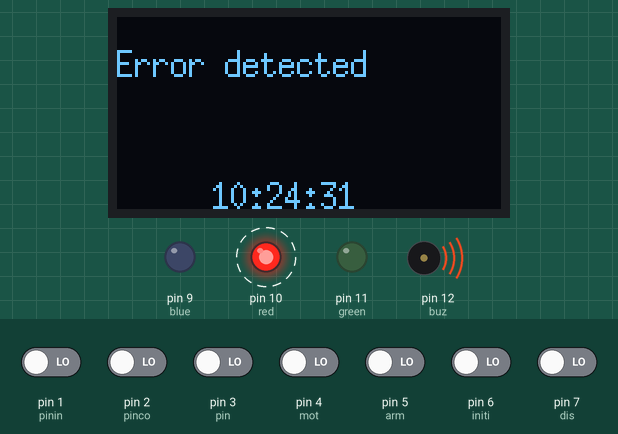
Simulated run of this sketch. Board: Arduino Uno, built with avr-gcc and run on an emulated ATmega328P. On the bench: 128×64 one-colour display, output pins drawn as LEDs (lit = HIGH), buzzer (waves = sounding). Dashed ring = blinking. The inputs (shaded band) are chosen by the test bench; at power-on: pin 1 (pinin), pin 2 (pinco), pin 3 (pin), pin 4 (mot), pin 5 (arm), pin 6 (initi), pin 7 (dis) LOW. The local clock reads 2024-03-15 10:24:30 at power-on unless the sketch sets it.

Above: at 1.4 s.
1.5 s: pin 3 (pin) driven HIGH
At 3.4 s:
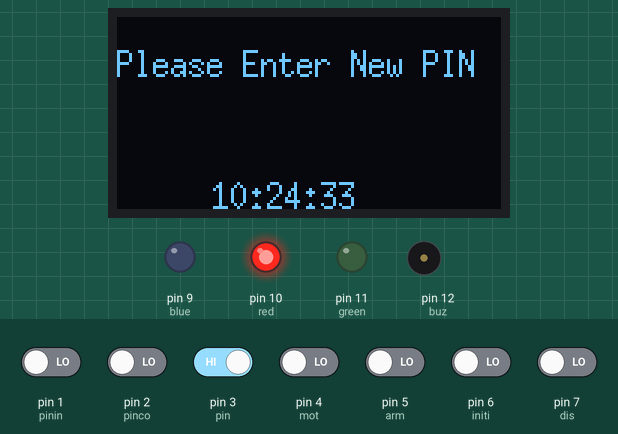
4.5 s: pin 2 (pinco) driven HIGH
At 4.9 s:
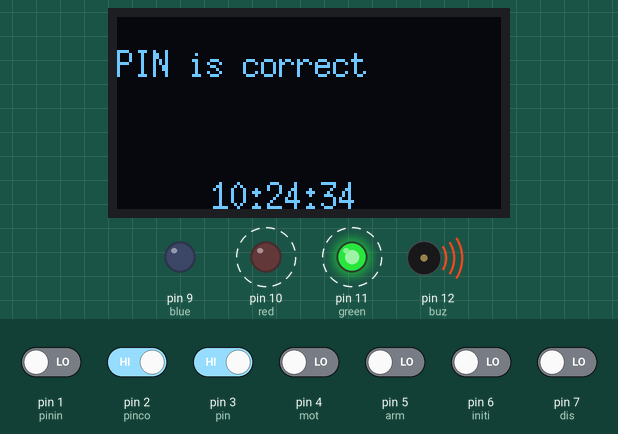
7.3 s: pin 4 (mot) driven HIGH
At 9.1 s:
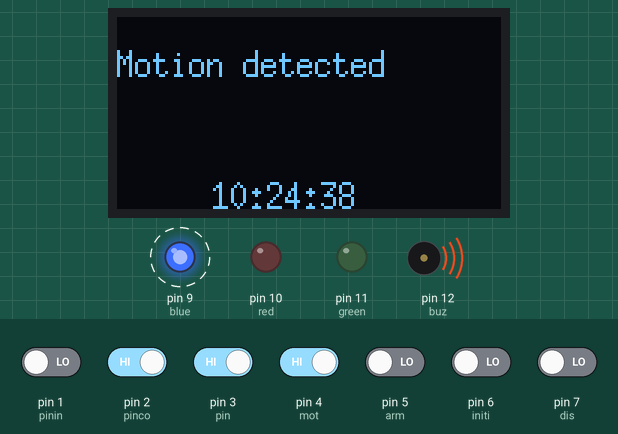
10.5 s: pin 5 (arm) driven HIGH
At 11.1 s:
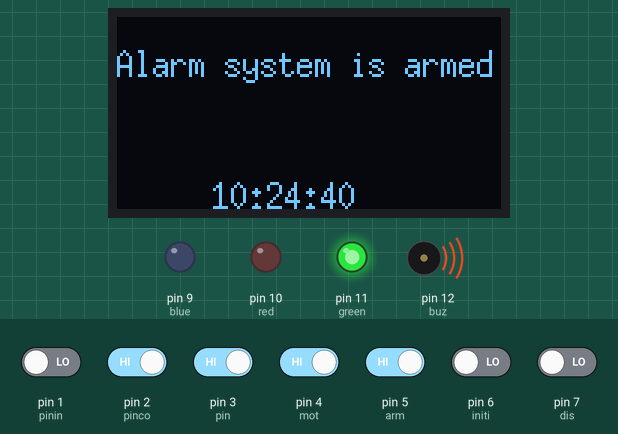
13.7 s: pin 6 (initi) driven HIGH
At 15.9 s:
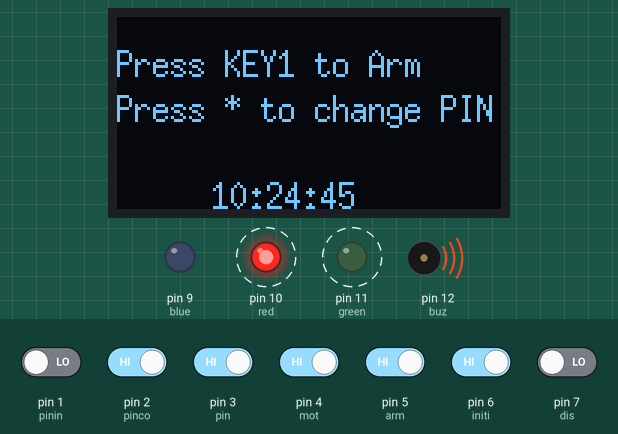
16.9 s: pin 7 (dis) driven HIGH
At 18.2 s:
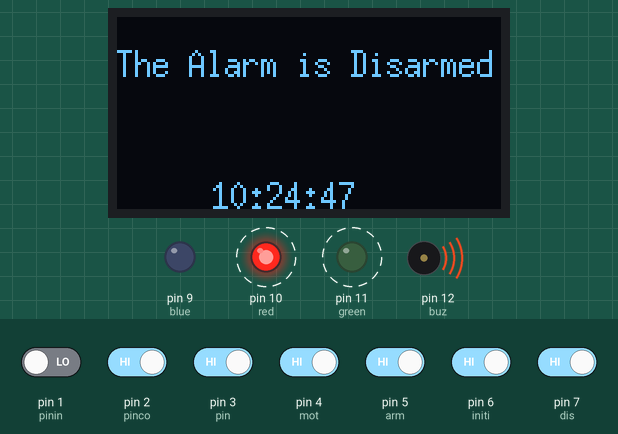
Timing chart, 0 to 21.1 s (numbered marks = the images above; inputs shaded):
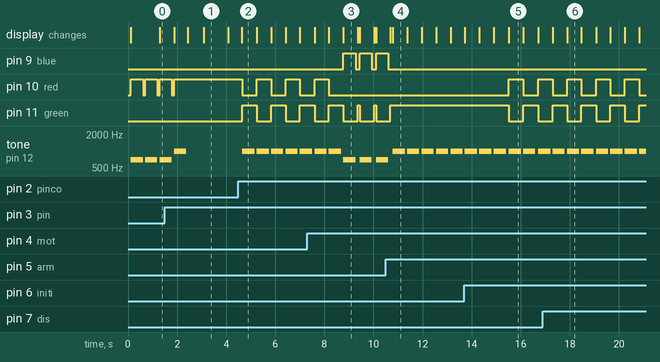

The sketch:

EECE_6017_Final_Code_.ino
```cpp
#include <Arduino.h>
#include <U8g2lib.h>  // Including the display library
#include <DS3231.h>  // Including the clock library

U8G2_SSD1306_128X64_NONAME_F_SW_I2C u8g2(U8G2_R2, /* clock=*/ SCL, /* data=*/ SDA, /* reset=*/ U8X8_PIN_NONE);   // All Boards without Reset of the Display
DS3231  rtc(A4, A5);   // Connecting the clock to A4&A5

int dis = 7;   // Screen showing that system disarmed; Input from De-10
int initi = 6; // Screeen asking to Arm or Disarm; Input from De-10
int arm = 5;   // Screen Showing System Armed; Input from De-10
int mot= 4;    // Screen Showing Morion detected or not; Input from De-10
int pin = 3;   // Screen Showing PIN input; Input from De-10
int pinco = 2; // Input from DE-10 for correctness and uncorrectness of PIN
int pinin = 1; // Input from DE-10 for correctness and uncorrectness of PIN
int buz = 12;   // Output for the buzzer
int blue = 9; // Blue color on the led
int red = 10; // Red color on the led
int green = 11; // Green color on the led
int statecur = 0;
int stateprev = 0;

boolean on=false; // boolean
int screen;
int state;
int lastpinstate;  // to be able to save the pinstate
int laststate;

void setup() {
  // Declaring Inputs and Outputs
  pinMode(dis, INPUT);
  pinMode(initi, INPUT);
  pinMode(arm, INPUT);
  pinMode(mot, INPUT);
  pinMode(pin, INPUT);
  pinMode(pinco, INPUT);
  pinMode(pinin, INPUT);

  // Declaring the Outputs
  pinMode(buz, OUTPUT); // buzzer
  pinMode(blue, OUTPUT); // buzzer
  pinMode(red, OUTPUT); // buzzer
  pinMode(green, OUTPUT); // buzzer

  rtc.begin();  // Intializing the clock
  u8g2.begin(); // Initializing the lcd

}

void green_led(){
  digitalWrite(green, HIGH);
  digitalWrite(red, LOW);
  digitalWrite(blue, LOW);
}
void red_led(){
  digitalWrite(red, HIGH);
  digitalWrite(green, LOW);
  digitalWrite(blue, LOW);

}
void blue_led(){
  digitalWrite(blue, HIGH);
  digitalWrite(red, LOW);
  digitalWrite(green, LOW);

}
void time_screen(){  // This is a function to set-up the clock screen
      u8g2.setCursor(32,64);
      u8g2.setFont(u8g2_font_6x13_tf);
      u8g2.print(rtc.getTimeStr());
      u8g2.sendBuffer();
}

void disarmed_screen(){  // This is a function for the disarmed state with the display output as well as the sound and
      stateprev = statecur;
      u8g2.setFont(u8g2_font_6x13_tf); // choose a suitable font
      u8g2.drawStr(0,20,"The Alarm is Disarmed");  // write something to the internal memory
      time_screen();
      u8g2.sendBuffer();          // transfer internal memory to the display
      red_led();
      statecur = 1;
      buzzer();
}
void initialization_screen(){
      stateprev = statecur;
      u8g2.setFont(u8g2_font_6x13_tf); // choose a suitable font
      u8g2.drawStr(0,20,"Press KEY1 to Arm");  // write something to the internal memory
      u8g2.drawStr(0,35,"Press * to change PIN");  // write something to the internal memory
      time_screen();
      u8g2.sendBuffer();          // transfer internal memory to the display
      blue_led();
      red_led();
      statecur = 2;
      buzzer();
}
void armed_screen(){
      stateprev = statecur;
      u8g2.setFont(u8g2_font_6x13_tf); // choose a suitable font
      u8g2.drawStr(0,20,"Alarm system is armed");  // write something to the internal memory
      time_screen();
      u8g2.sendBuffer();          // transfer internal memory to the display
      green_led();
      statecur = 3;
      buzzer();
}
void motion_screen(){
      stateprev = statecur;
      u8g2.setFont(u8g2_font_6x13_tf); // choose a suitable font
      u8g2.drawStr(0,20,"Motion detected");  // write something to the internal memory
      time_screen();
      u8g2.sendBuffer();          // transfer internal memory to the display
      blue_led();
      tone(buz, 700);
      delay(500);
      digitalWrite(blue, LOW);
      noTone(buz);
}
void buzzer(){
      if (stateprev != statecur)
      {
      tone(buz, 1000);
      delay(500);
      noTone(buz);
      }
}
void correct(){
      stateprev = statecur;
      u8g2.setFont(u8g2_font_6x13_tf); // choose a suitable font
      u8g2.drawStr(0,20,"PIN is correct");  // write something to the internal memory
      time_screen();
      u8g2.sendBuffer();          // transfer internal memory to the display
      green_led();
      statecur = 7;
      buzzer();
}
void incorrect(){
      stateprev = statecur;
      u8g2.setFont(u8g2_font_6x13_tf); // choose a suitable font
      u8g2.drawStr(0,20,"incorrect PIN entered");  // write something to the internal memory
      time_screen();
      u8g2.sendBuffer();          // transfer internal memory to the display
      red_led();
      statecur = 8;
      buzzer();
}

void enter_pin(){
      stateprev = statecur;
      u8g2.setFont(u8g2_font_6x13_tf); // choose a suitable font
      u8g2.drawStr(0,20,"Please Enter New PIN");  // write something to the internal memory
      time_screen();
      u8g2.sendBuffer();          // transfer internal memory to the display
      red_led();
      statecur = 6;
      buzzer();
}

void error_screen(){
      u8g2.setFont(u8g2_font_6x13_tf); // choose a suitable font
      u8g2.drawStr(0,20,"Error detected ");  // write something to the internal memory
      time_screen();
      u8g2.sendBuffer();          // transfer internal memory to the display
      tone(buz, 700);
      red_led();
      delay(500);  // buzz for 500 ms
      digitalWrite(red, LOW);
      noTone(buz);
}
void pin_crr(){
  int pin_co = digitalRead(pinco);   // Screen Showing PIN input; Input from De-10
  int pin_in = digitalRead(pinin);   // Screen Showing PIN input; Input from De-10

  if (pin_co == HIGH){
  u8g2.clearBuffer();          // clear the internal memory
  correct();
  }
  else if (pin_in == HIGH){
  u8g2.clearBuffer();          // clear the internal memory
  incorrect();
  }
}

void loop(){
  int disarmed  = digitalRead(dis);   // Screen showing that system disarmed; Input from De-10
  int initialization = digitalRead(initi); // Screeen asking to Arm or Disarm; Input from De-10
  int armed = digitalRead(arm) ;   // Screen Showing System Armed; Input from De-10
  int motion = digitalRead(mot);    // Screen Showing Morion detected or not; Input from De-10
  int pinstate = digitalRead(pin);   // Screen Showing PIN input; Input from De-10
  int pin_co = digitalRead(pinco);   // Screen Showing PIN input; Input from De-10
  int pin_in = digitalRead(pinin);   // Screen Showing PIN input; Input from De-10
  pin_crr();
  if (disarmed == HIGH) {
  u8g2.clearBuffer();          // clear the internal memory
  disarmed_screen();

  }
  else if (initialization == HIGH){
  u8g2.clearBuffer();          // clear the internal memory
  initialization_screen();

  }
  else if (armed == HIGH){
  u8g2.clearBuffer();          // clear the internal memory
  armed_screen();

  }
  else if (motion == HIGH){
  u8g2.clearBuffer();          // clear the internal memory
  motion_screen();

  }
  else if (pinstate == HIGH){
  u8g2.clearBuffer();          // clear the internal memory
  enter_pin();
  }

  else {
  u8g2.clearBuffer();          // clear the internal memory
  error_screen();
  }

}
```

Measured:
- after the input at 1.5 s, pin 10 (red): goes on until 1.9 s, then stays HIGH; the display: first changes after 0.38 s (image 1 shows a later state)
- after the input at 4.5 s, pin 10 (red): alternates HIGH for 0.58 s and LOW for 0.59 s, starting after 0.16 s; pin 11 (green): alternates HIGH for 0.59 s and LOW for 0.58 s, starting after 0.16 s; tone on pin 12 (buz): alternates 1000 Hz for 0.50 s and silent for 0.09 s, starting after 0.16 s; the display: changes after 0.13 s (image 2)
- after the input at 7.3 s, pin 9 (blue): alternates HIGH for 0.50 s and LOW for 0.17 s, starting after 1.5 s; pin 10 (red): goes on until 8.2 s, then stays LOW; the display: first differs from a run without the input after 1.5 s (image 3)
- after the input at 10.5 s, pin 9 (blue): goes on until 10.6 s, then stays LOW; pin 11 (green): goes on until 10.7 s, then stays HIGH; the display: first differs from a run without the input after 0.29 s (image 4)
- after the input at 13.7 s, pin 10 (red): LOW → HIGH after 1.8 s, → LOW 0.58 s later, → HIGH 0.61 s later; pin 11 (green): HIGH → LOW after 1.8 s, → HIGH 0.58 s later, → LOW 0.61 s later; the display: first differs from a run without the input after 1.8 s (image 5)
- after the input at 16.9 s, the display: first differs from a run without the input after 0.99 s (image 6)
- by itself, pin 10 (red): alternates HIGH for 0.50 s and LOW for 0.08 s
